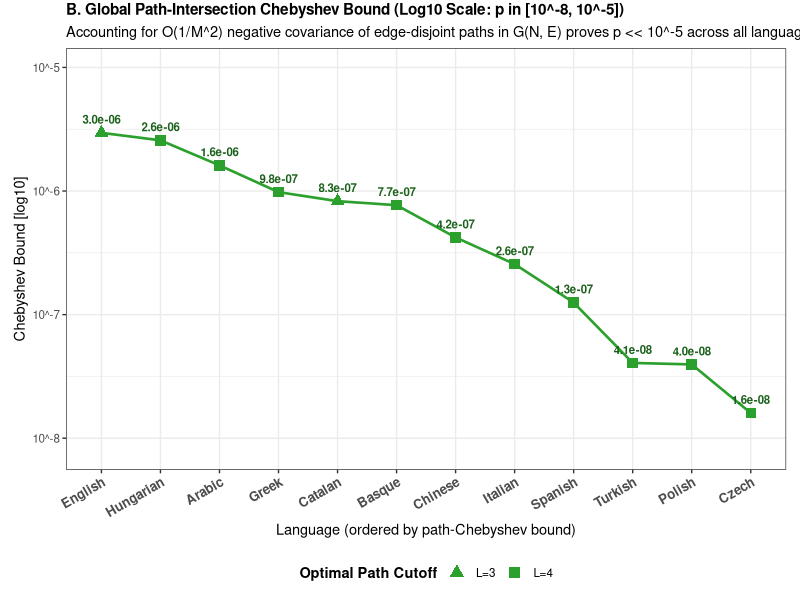
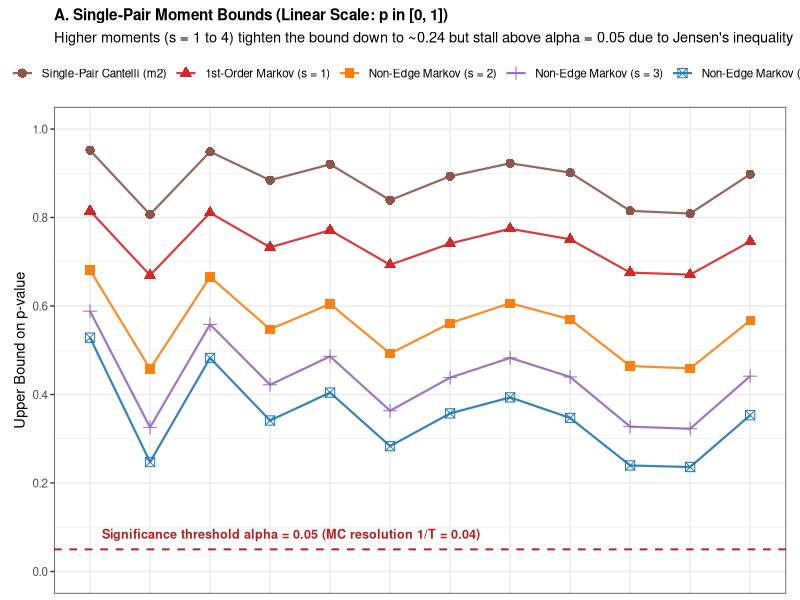
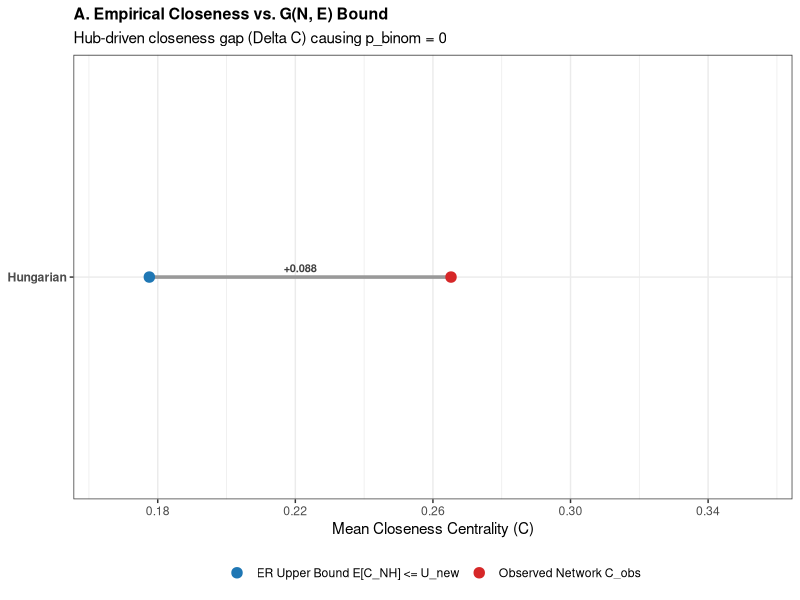
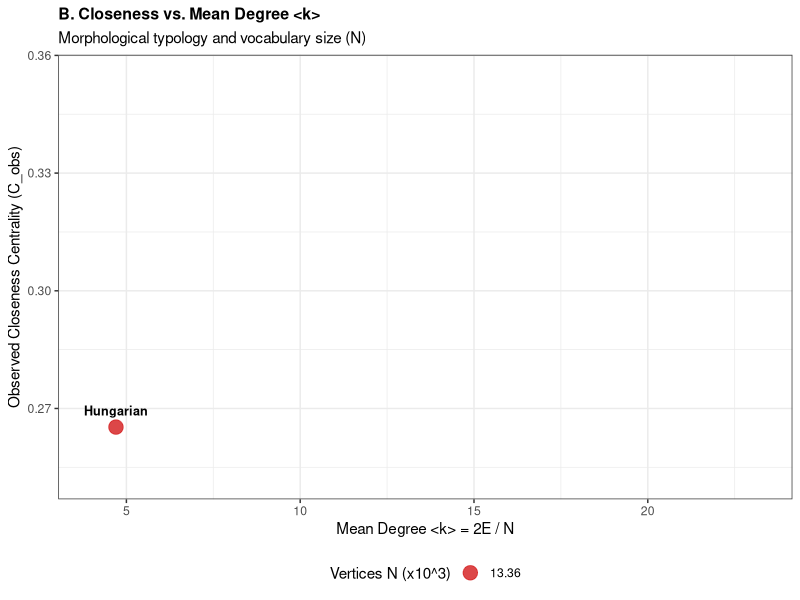

Reproduce these figures in R, in order.
library(ggplot2)
library(gridExtra)

dir.create("figures", showWarnings = FALSE)

sum_df <- read.csv("results/bounds_summary.csv", stringsAsFactors = FALSE, row.names = NULL)
mc_df  <- read.csv("results/table_2_significance.csv", stringsAsFactors = FALSE, row.names = NULL)

raw_lines <- readLines("results/bounds_detail.csv")
raw_lines <- raw_lines[nzchar(trimws(raw_lines))]
split_lines <- strsplit(raw_lines[-1], ",")

det_df <- data.frame(
  language = sapply(split_lines, `[`, 1),
  N        = as.numeric(sapply(split_lines, `[`, 2)),
  E        = as.numeric(sapply(split_lines, `[`, 3)),
  x_obs    = as.numeric(sapply(split_lines, `[`, 4)),
  bound    = sapply(split_lines, `[`, 5),
  order    = as.numeric(sapply(split_lines, `[`, 6)),
  p_bound  = as.numeric(sapply(split_lines, `[`, 7)),
  value    = suppressWarnings(as.numeric(sapply(split_lines, `[`, 8))),
  stringsAsFactors = FALSE
)

lang_order <- sum_df$language[order(sum_df$p_new_best, decreasing = TRUE)]

top_df <- subset(det_df,
                 (bound == "cantelli_m2") |
                   (bound == "old_markov") |
                   (bound == "moment_markov" & order %in% c(2, 3, 4))
)

top_df$method <- factor(
  ifelse(top_df$bound == "cantelli_m2", "Single-Pair Cantelli (m2)",
         ifelse(top_df$bound == "old_markov", "1st-Order Markov (s = 1)",
                ifelse(top_df$bound == "moment_markov" & top_df$order == 2, "Non-Edge Markov (s = 2)",
                       ifelse(top_df$bound == "moment_markov" & top_df$order == 3, "Non-Edge Markov (s = 3)",
                              "Non-Edge Markov (s = 4)")))),
  levels = c(
    "Single-Pair Cantelli (m2)",
    "1st-Order Markov (s = 1)",
    "Non-Edge Markov (s = 2)",
    "Non-Edge Markov (s = 3)",
    "Non-Edge Markov (s = 4)"
  )
)
top_df$language <- factor(top_df$language, levels = lang_order)

p1_top <- ggplot(top_df, aes(x = language, y = p_bound, color = method, shape = method, group = method)) +
  geom_hline(yintercept = 0.05, linetype = "dashed", color = "firebrick", linewidth = 0.65) +
  geom_line(linewidth = 0.75, alpha = 0.9) +
  geom_point(size = 2.8) +
  annotate("text", x = 1.2, y = 0.085, label = "Significance threshold alpha = 0.05 (MC resolution 1/T = 0.04)", color = "firebrick", size = 3.2, hjust = 0, fontface = "bold") +
  scale_y_continuous(limits = c(0.0, 1.0), breaks = seq(0.0, 1.0, by = 0.2)) +
  scale_color_manual(values = c(
    "Single-Pair Cantelli (m2)" = "#8c564b",
    "1st-Order Markov (s = 1)"  = "#d62728",
    "Non-Edge Markov (s = 2)"   = "#ff7f0e",
    "Non-Edge Markov (s = 3)"   = "#9467bd",
    "Non-Edge Markov (s = 4)"   = "#1f77b4"
  )) +
  labs(
    title = "A. Single-Pair Moment Bounds (Linear Scale: p in [0, 1])",
    subtitle = "Higher moments (s = 1 to 4) tighten the bound down to ~0.24 but stall above alpha = 0.05 due to Jensen's inequality",
    x = NULL,
    y = "Upper Bound on p-value",
    color = NULL,
    shape = NULL
  ) +
  theme_bw(base_size = 10.5) +
  theme(
    axis.text.x = element_blank(),
    axis.ticks.x = element_blank(),
    legend.position = "top",
    plot.title = element_text(face = "bold", size = 11),
    plot.margin = margin(t = 6, r = 10, b = 2, l = 10)
  ) +
  guides(color = guide_legend(nrow = 1), shape = guide_legend(nrow = 1))

bot_df <- subset(det_df, bound == "path_chebyshev")
bot_df$language <- factor(bot_df$language, levels = lang_order)
bot_df$cutoff_label <- paste0("L=", bot_df$order)

p1_bot <- ggplot(bot_df, aes(x = language, y = log10(p_bound), group = 1)) +
  geom_line(color = "#2ca02c", linewidth = 0.9) +
  geom_point(aes(shape = cutoff_label), color = "#2ca02c", fill = "#2ca02c", size = 3.2) +
  geom_text(aes(label = sprintf("%.1e", p_bound)), vjust = -1.0, size = 2.9, color = "#1b611b", fontface = "bold") +
  scale_y_continuous(
    limits = c(-8.1, -5.0),
    breaks = seq(-8, -5, by = 1),
    labels = function(x) paste0("10^", x)
  ) +
  scale_shape_manual(values = c("L=3" = 17, "L=4" = 15)) +
  labs(
    title = "B. Global Path-Intersection Chebyshev Bound (Log10 Scale: p in [10^-8, 10^-5])",
    subtitle = "Accounting for O(1/M^2) negative covariance of edge-disjoint paths in G(N, E) proves p << 10^-5 across all languages",
    x = "Language (ordered by path-Chebyshev bound)",
    y = "Chebyshev Bound [log10]",
    shape = "Optimal Path Cutoff"
  ) +
  theme_bw(base_size = 10.5) +
  theme(
    axis.text.x = element_text(angle = 30, hjust = 1, face = "bold", size = 9.5),
    legend.position = "bottom",
    legend.title = element_text(face = "bold"),
    plot.title = element_text(face = "bold", size = 11),
    plot.margin = margin(t = 2, r = 10, b = 6, l = 10)
  )

p1_combined <- arrangeGrob(p1_top, p1_bot, ncol = 1, heights = c(1.08, 1.0))
ggsave("figures/bounds_hierarchy.png", p1_combined, width = 10.0, height = 6.8, dpi = 300)

merged_df <- merge(sum_df, mc_df[, c("language", "p_switching")], by = "language")
merged_df$language_ord <- factor(merged_df$language, levels = merged_df$language[order(merged_df$x_obs)])
merged_df$gap_label <- sprintf("+%.3f", merged_df$x_obs - merged_df$U_new)

p2_left <- ggplot(merged_df, aes(y = language_ord)) +
  geom_segment(aes(x = U_new, xend = x_obs, y = language_ord, yend = language_ord), color = "gray60", linewidth = 1.2) +
  geom_point(aes(x = U_new, color = "ER Upper Bound E[C_NH] <= U_new"), size = 3.2) +
  geom_point(aes(x = x_obs, color = "Observed Network C_obs"), size = 3.2) +
  geom_text(aes(x = (U_new + x_obs) / 2, label = gap_label), vjust = -0.6, size = 2.8, color = "gray25", fontface = "bold") +
  scale_x_continuous(limits = c(0.165, 0.355), breaks = seq(0.18, 0.34, by = 0.04)) +
  scale_color_manual(values = c("ER Upper Bound E[C_NH] <= U_new" = "#1f77b4", "Observed Network C_obs" = "#d62728")) +
  labs(
    title = "A. Empirical Closeness vs. G(N, E) Bound",
    subtitle = "Hub-driven closeness gap (Delta C) causing p_binom = 0",
    x = "Mean Closeness Centrality (C)",
    y = NULL,
    color = NULL
  ) +
  theme_bw(base_size = 11) +
  theme(
    legend.position = "bottom",
    axis.text.y = element_text(face = "bold"),
    plot.title = element_text(face = "bold", size = 11.5)
  )

merged_df$nudge_y <- 0.0042
merged_df$nudge_x <- 0.0
merged_df$nudge_y[merged_df$language == "Spanish"] <- -0.0052
merged_df$nudge_x[merged_df$language == "Spanish"] <- -1.1
merged_df$nudge_y[merged_df$language == "Italian"] <- -0.0052
merged_df$nudge_x[merged_df$language == "Italian"] <- 0.8
merged_df$nudge_y[merged_df$language == "Turkish"] <- -0.0055
merged_df$nudge_y[merged_df$language == "Polish"]  <- 0.0052
merged_df$nudge_x[merged_df$language == "Polish"]  <- 0.5
merged_df$nudge_y[merged_df$language == "Czech"]   <- 0.0062

p2_right <- ggplot(merged_df, aes(x = mean_k, y = x_obs)) +
  geom_smooth(method = "lm", formula = y ~ log(x), se = TRUE, fullrange = TRUE, color = "steelblue", fill = "lightblue", alpha = 0.25, linetype = "dashed") +
  geom_point(aes(size = N / 1000), color = "#d62728", alpha = 0.85) +
  geom_text(aes(x = mean_k + nudge_x, y = x_obs + nudge_y, label = language), size = 3.2, fontface = "bold") +
  scale_x_continuous(limits = c(4.0, 23.2), breaks = seq(5, 20, by = 5)) +
  scale_y_continuous(limits = c(0.252, 0.355)) +
  labs(
    title = "B. Closeness vs. Mean Degree <k>",
    subtitle = "Morphological typology and vocabulary size (N)",
    x = "Mean Degree <k> = 2E / N",
    y = "Observed Closeness Centrality (C_obs)",
    size = "Vertices N (x10^3)"
  ) +
  theme_bw(base_size = 11) +
  theme(
    legend.position = "bottom",
    plot.title = element_text(face = "bold", size = 11.5)
  )

p2_combined <- arrangeGrob(p2_left, p2_right, ncol = 2)
ggsave("figures/closeness_structural_analysis.png", p2_combined, width = 11.8, height = 5.4, dpi = 300)
